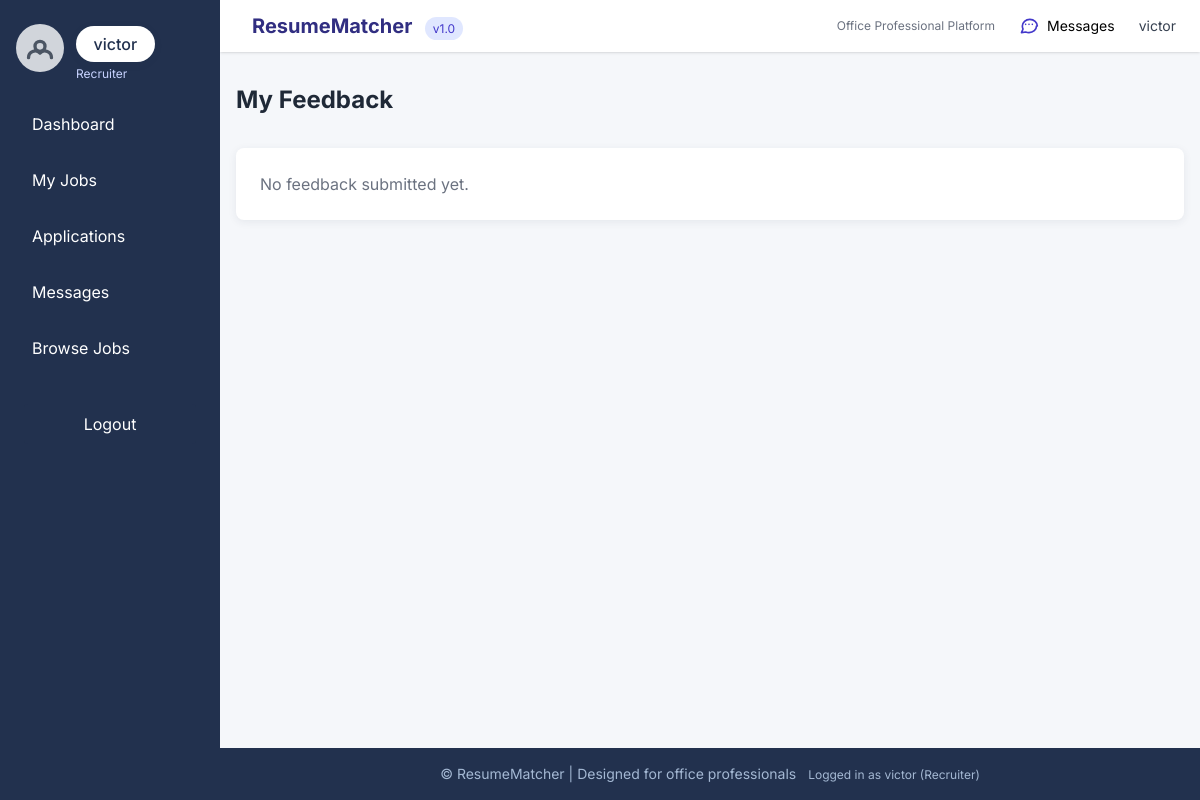
Page /feedback/ (signed in) on the committed database.
### core/models.py (models this page shows, shortened)
class User(AbstractUser):
    USER_TYPES = (
        ('seeker', 'Job Seeker'),
        ('recruiter', 'Recruiter'),
        ('admin', 'Admin'),
    )
    account_type = models.CharField(max_length=10, choices=USER_TYPES, default='seeker')
    email = models.EmailField(unique=True)
    profile_picture = models.ImageField(upload_to='profiles/', blank=True, null=True)
    created_at = models.DateTimeField(auto_now_add=True)
    updated_at = models.DateTimeField(auto_now=True)
    class Meta:
        db_table = 'users'
        verbose_name = 'User'
        verbose_name_plural = 'Users'

### core/views.py (the view)
# urls.py: path('feedback/', views.feedback_list, name='feedback_list'),
@login_required
def feedback_list(request):
    feedbacks = Feedback.objects.filter(user=request.user)
    return render(request, 'feedback/feedback_list.html', {'feedbacks': feedbacks})

### core/templates/feedback/feedback_list.html (shortened to what this page needs)
{% extends "base.html" %}
{% block content %}
<div class="mb-8">
    <h1 class="text-2xl font-bold text-gray-800">My Feedback</h1>
</div>
<div class="card p-6">
    {% if feedbacks %}
    <ul>
        {% for feedback in feedbacks %}
        <li class="mb-4 flex items-center justify-between border-b pb-2">
            <a href="{% url 'feedback_detail' feedback.pk %}" class="text-indigo-700 font-medium hover:underline">
                Feedback for Application #{{ feedback.application.pk }}
            </a>
            <span class="text-sm text-gray-500">Rating: {{ feedback.rating }} ⭐</span>
            <a href="{% url 'feedback_delete' feedback.pk %}" class="text-red-600 hover:underline text-sm">Delete</a>
        </li>
        {% endfor %}
    </ul>
    {% else %}
    <p class="text-gray-500">No feedback submitted yet.</p>
    {% endif %}
</div>
{% endblock %}

### core/templates/base.html (shortened to what this page needs)
<!DOCTYPE html>
<html lang="en">
<head>
    <script src="https://cdn.tailwindcss.com"></script>
</head>
<body>
    <div id="app-wrap">
        {% if user.is_authenticated %}
        <aside id="app-sidebar" class="sidebar flex flex-col items-start py-6 px-4" role="navigation" aria-label="Main menu">
            <div class="w-full flex items-center justify-between">
                <div class="flex items-center">
                    {% if user.profile_picture %}
                        <img src="{{ user.profile_picture.url }}" alt="Profile Picture" class="profile-pic mb-2">
                    {% else %}
                        <div class="profile-pic mb-2 flex items-center justify-center bg-gray-300 text-gray-600" aria-hidden="true">
                            <svg class="h-10 w-10" fill="none" stroke="currentColor" viewBox="0 0 24 24">
                                <path stroke-linecap="round" stroke-linejoin="round" stroke-width="2"
                                      d="M5.121 17.804A4 4 0 0112 15a4 4 0 016.879 2.804M15 11a3 3 0 11-6 0 3 3 0 016 0z" />
                            </svg>
                        </div>
                    {% endif %}
                    <div class="ml-3">
                        <div class="user-badge mb-1">{{ user.username }}</div>
                        <div class="text-xs text-indigo-200">{{ user.account_type|title }}</div>
                    </div>
                </div>
            </div>
            <nav class="nav-links w-full mt-4" aria-label="User navigation">
                {% if user.account_type == 'seeker' %}
                    <a href="{% url 'seeker_dashboard' %}" class="{% if request.resolver_match.url_name == 'seeker_dashboard' %}active{% endif %}">Dashboard</a>
                    <a href="{% url 'resume_list' %}" class="{% if request.resolver_match.url_name == 'resume_list' %}active{% endif %}">My Resumes</a>
                    <a href="{% url 'application_list' %}" class="{% if request.resolver_match.url_name == 'application_list' %}active{% endif %}">Applications</a>
                    <a href="{% url 'conversations_list' %}" class="{% if request.resolver_match.url_name == 'conversations_list' %}active{% endif %}">
                        Messages
                        {% if unread_messages_count %}
                            <span class="unread-badge" aria-hidden="true">{{ unread_messages_count }}</span>
                        {% endif %}
                    </a>
                    <a href="{% url 'job_list' %}" class="{% if request.resolver_match.url_name == 'job_list' %}active{% endif %}">Browse Jobs</a>
                {% elif user.account_type == 'recruiter' %}
                    <a href="{% url 'recruiter_dashboard' %}" class="{% if request.resolver_match.url_name == 'recruiter_dashboard' %}active{% endif %}">Dashboard</a>
                    <a href="{% url 'job_list' %}" class="{% if request.resolver_match.url_name == 'job_list' %}active{% endif %}">My Jobs</a>
                    <a href="{% url 'application_list' %}" class="{% if request.resolver_match.url_name == 'application_list' %}active{% endif %}">Applications</a>
                    <a href="{% url 'conversations_list' %}" class="{% if request.resolver_match.url_name == 'conversations_list' %}active{% endif %}">
                        Messages
                    </a>
                    <a href="{% url 'job_list' %}" class="{% if request.resolver_match.url_name == 'job_list' %}active{% endif %}">Browse Jobs</a>
                {% else %}
                    <a href="{% url 'job_list' %}">Browse Jobs</a>
                {% endif %}
            </nav>
            <form action="{% url 'logout' %}" method="post" class="mt-8 px-2 w-full">
                <button type="submit" class="btn-primary w-full py-2 rounded">Logout</button>
            </form>
        </aside>
        {% endif %}
        <div id="main-wrap" class="main-content-wrap flex flex-col min-h-screen" role="main">
            {% if user.is_authenticated %}
            <header class="bg-white shadow flex items-center justify-between px-6 py-3">
                <div class="flex items-center space-x-2">
                    <div>
                        <span class="font-bold text-xl text-indigo-900">ResumeMatcher</span>
                        <span class="text-xs bg-indigo-100 text-indigo-700 px-2 py-1 rounded-full ml-2">v1.0</span>
                    </div>
                </div>
                <div class="flex items-center space-x-3">
                    <span class="text-xs text-gray-500 hidden sm:block">Office Professional Platform</span>
                    <a href="{% url 'conversations_list' %}" class="text-sm px-3 py-1 hover:bg-gray-100 rounded hidden sm:inline-flex items-center" title="Messages">
                        Messages
                    </a>
                    <div class="ml-2 text-sm hidden sm:block">
                        <span class="text-gray-700">{{ user.get_full_name|default:user.username }}</span>
                    </div>
                </div>
            </header>
            {% endif %}
            <main class="scrollable-content max-w-5xl mx-auto py-8 px-4 w-full">
                {% block content %}{% endblock %}
            </main>
            <footer class="office-footer py-4 text-center text-sm mt-auto">
                &copy; {{ now|date:"Y" }} ResumeMatcher | Designed for office professionals
                <span class="ml-2 text-xs">
                    {% if user.is_authenticated %}
                        Logged in as {{ user.username }} ({{ user.account_type|title }})
                    {% else %}
                        Guest Mode
                    {% endif %}
                </span>
            </footer>
        </div>
    </div>
</body>
</html>

### core/templates/base.html (style rules this page uses)
html, body { height: 100%; margin: 0; padding: 0; }
body { font-family: 'Inter', Arial, sans-serif; background-color: #f5f7fa; height: 100vh; }
#app-wrap { min-height: 100vh; height: 100vh; display: flex; }
.office-footer { background-color: #22314e; color: #a4b8d3; }
.card { background: #fff; border-radius: 0.5rem; box-shadow: 0 2px 8px rgba(34,49,78,0.08); }
.btn-primary { background: #22314e; color: #fff; }
.sidebar { background: #22314e; min-width: 220px; max-width: 260px; color: #fff; flex-shrink: 0; height: 100vh; position: fixed; left: 0; top: 0; z-index: 40; transition: transform .22s ease; }
.sidebar a { color: #fff; display: block; padding: .75rem 1rem; border-radius: .375rem; transition: background .2s, color .2s; text-align: left; }
.sidebar .profile-pic { width: 48px; height: 48px; border-radius: 50%; object-fit: cover; margin-bottom: 0.75rem; }
.user-badge { background: #fff; color: #22314e; padding: .4rem 1.1rem; border-radius: 9999px; font-weight: 500; box-shadow: 0 2px 8px rgba(34,49,78,0.08); }
.nav-links { display: flex; flex-direction: column; align-items: flex-start; gap: 0.5rem; width: 100%; margin-top: 1.5rem; }
.sidebar form { width: 100%; }
.main-content-wrap { margin-left: 220px; width: calc(100vw - 220px); min-height: 100vh; display: flex; flex-direction: column; transition: margin-left .22s ease; }
.scrollable-content { flex: 1 1 auto; overflow-y: auto; padding-bottom: 1rem; }

### rows in the picture
User: username "victor", account_type "Recruiter", get_full_name "victor"
